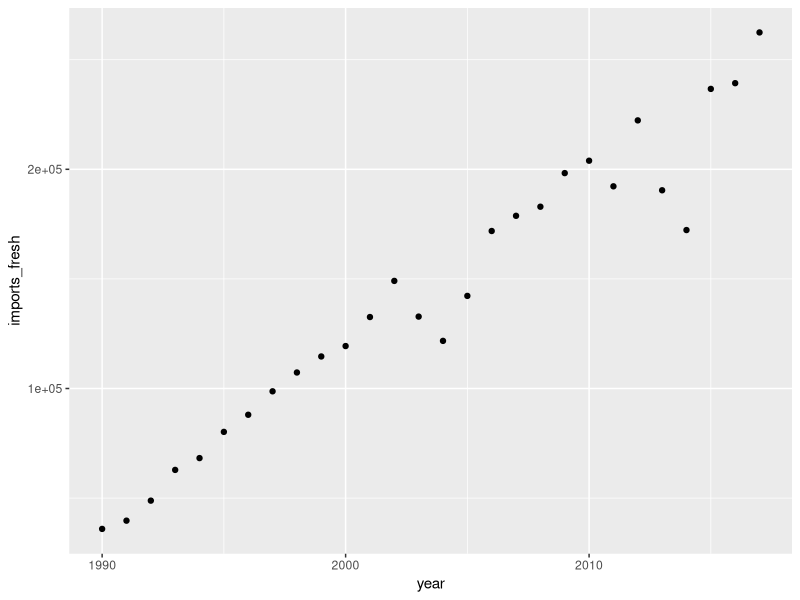
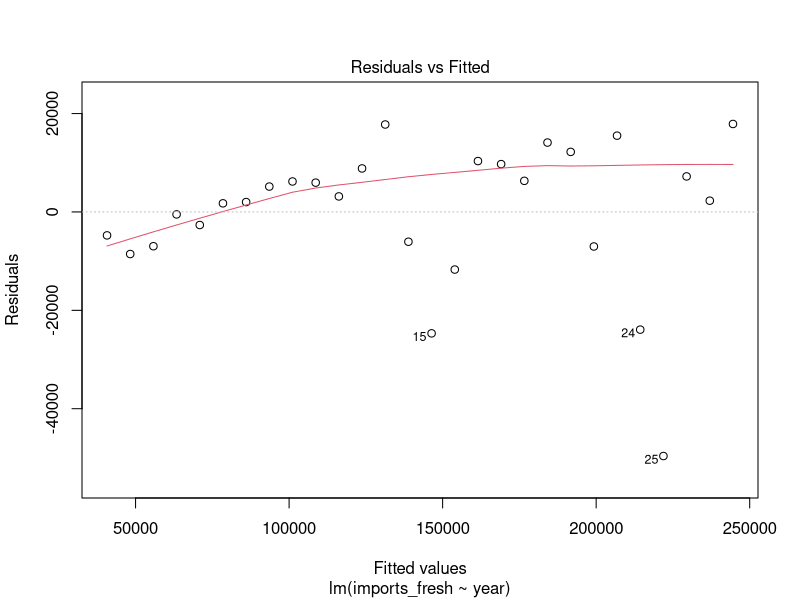
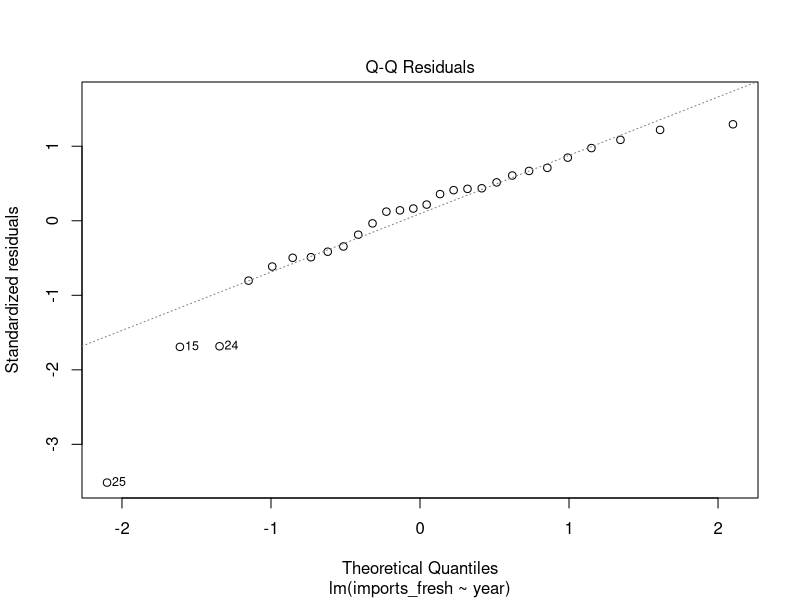
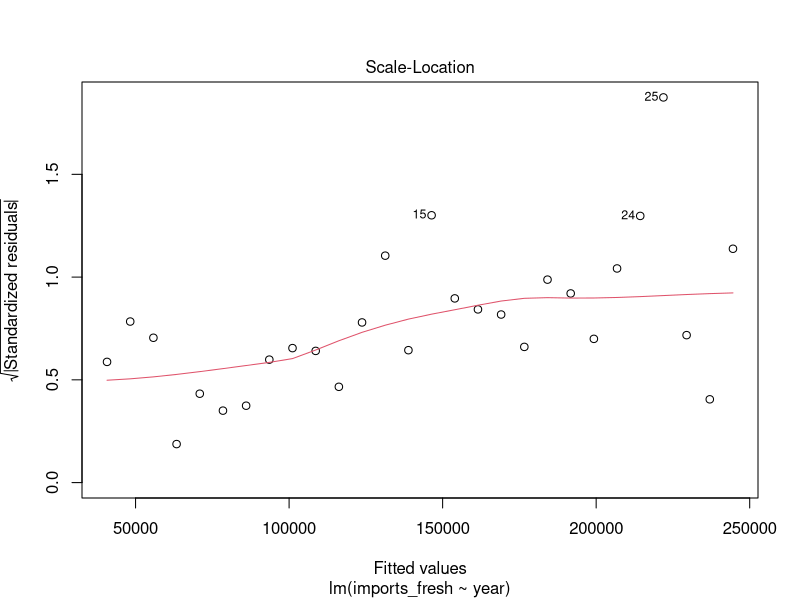
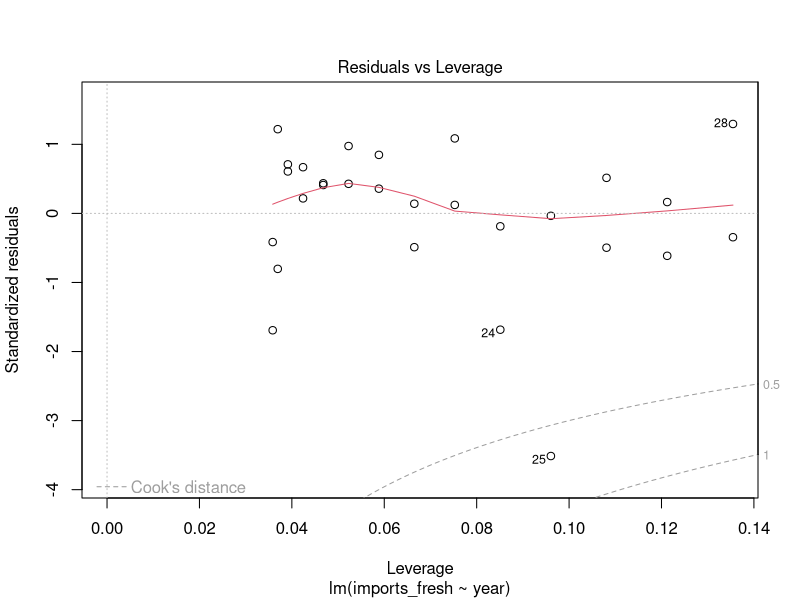

Reproduce these figures in R, in order. (Note: this script raises an error after producing the figures.)
## ---- chunk 1
knitr::opts_chunk$set(echo = TRUE)

library(tidyverse)

salmon_simple <- read_csv("salmon_simple_mb.csv")

salmon_simple

## ---- chunk 2
salmon_scatter <- ggplot(salmon_simple, aes(x = year, y = imports_fresh))+
  geom_point()

salmon_scatter

#Overall, the data looks linear. Towards the end of the series there is some variation that is somewhat concerning, but for all intensive purposes it appears linear
## ---- chunk 3

salmon_model <- lm(imports_fresh ~ year, data = salmon_simple)
salmon_model
summary(salmon_model)

#equation: imports(tons) = -1498000 + 7550(Year)
#The slope means that salmon imports increase 7550 tons per year in our model. The Y intercept shows what the imports would be if we used this model to trace all th way back to year zero. It is concerning because that is extrapolating present day data to a time when this data did not exist to build a model. 


## ---- chunk 4
plot(salmon_model)

#based on the qq plot, these residuals do appear normally distributed, there are 2 or three outliers. the residuals vs fitted graph suggests a vague pattern over time, but not enough to be conerning. 

#to view all four diagnostic plots at once and see them in the knitted document: 
par(mfrow = c(2,2))
plot(model_name)

## ---- chunk 5

